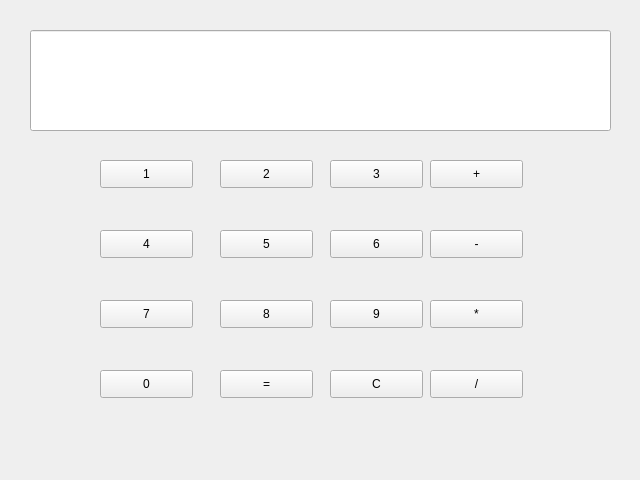
<?xml version="1.0" encoding="UTF-8"?>
<ui version="4.0">
 <class>Form</class>
 <widget class="QWidget" name="Form">
  <property name="geometry">
   <rect>
    <x>0</x>
    <y>0</y>
    <width>640</width>
    <height>480</height>
   </rect>
  </property>
  <property name="windowTitle">
   <string>Form</string>
  </property>
  <widget class="QLineEdit" name="lineEdit">
   <property name="geometry">
    <rect>
     <x>30</x>
     <y>30</y>
     <width>581</width>
     <height>101</height>
    </rect>
   </property>
  </widget>
  <widget class="QPushButton" name="pushButton">
   <property name="geometry">
    <rect>
     <x>100</x>
     <y>160</y>
     <width>93</width>
     <height>28</height>
    </rect>
   </property>
   <property name="text">
    <string>1</string>
   </property>
  </widget>
  <widget class="QPushButton" name="pushButton_2">
   <property name="geometry">
    <rect>
     <x>220</x>
     <y>160</y>
     <width>93</width>
     <height>28</height>
    </rect>
   </property>
   <property name="text">
    <string>2</string>
   </property>
  </widget>
  <widget class="QPushButton" name="pushButton_3">
   <property name="geometry">
    <rect>
     <x>330</x>
     <y>160</y>
     <width>93</width>
     <height>28</height>
    </rect>
   </property>
   <property name="text">
    <string>3</string>
   </property>
  </widget>
  <widget class="QPushButton" name="pushButton_4">
   <property name="geometry">
    <rect>
     <x>430</x>
     <y>160</y>
     <width>93</width>
     <height>28</height>
    </rect>
   </property>
   <property name="text">
    <string>+</string>
   </property>
  </widget>
  <widget class="QPushButton" name="pushButton_5">
   <property name="geometry">
    <rect>
     <x>220</x>
     <y>230</y>
     <width>93</width>
     <height>28</height>
    </rect>
   </property>
   <property name="text">
    <string>5</string>
   </property>
  </widget>
  <widget class="QPushButton" name="pushButton_6">
   <property name="geometry">
    <rect>
     <x>430</x>
     <y>230</y>
     <width>93</width>
     <height>28</height>
    </rect>
   </property>
   <property name="text">
    <string>-</string>
   </property>
  </widget>
  <widget class="QPushButton" name="pushButton_7">
   <property name="geometry">
    <rect>
     <x>330</x>
     <y>230</y>
     <width>93</width>
     <height>28</height>
    </rect>
   </property>
   <property name="text">
    <string>6</string>
   </property>
  </widget>
  <widget class="QPushButton" name="pushButton_8">
   <property name="geometry">
    <rect>
     <x>100</x>
     <y>230</y>
     <width>93</width>
     <height>28</height>
    </rect>
   </property>
   <property name="text">
    <string>4</string>
   </property>
  </widget>
  <widget class="QPushButton" name="pushButton_9">
   <property name="geometry">
    <rect>
     <x>220</x>
     <y>300</y>
     <width>93</width>
     <height>28</height>
    </rect>
   </property>
   <property name="text">
    <string>8</string>
   </property>
  </widget>
  <widget class="QPushButton" name="pushButton_10">
   <property name="geometry">
    <rect>
     <x>430</x>
     <y>300</y>
     <width>93</width>
     <height>28</height>
    </rect>
   </property>
   <property name="text">
    <string>*</string>
   </property>
  </widget>
  <widget class="QPushButton" name="pushButton_11">
   <property name="geometry">
    <rect>
     <x>330</x>
     <y>300</y>
     <width>93</width>
     <height>28</height>
    </rect>
   </property>
   <property name="text">
    <string>9</string>
   </property>
  </widget>
  <widget class="QPushButton" name="pushButton_12">
   <property name="geometry">
    <rect>
     <x>100</x>
     <y>300</y>
     <width>93</width>
     <height>28</height>
    </rect>
   </property>
   <property name="text">
    <string>7</string>
   </property>
  </widget>
  <widget class="QPushButton" name="pushButton_13">
   <property name="geometry">
    <rect>
     <x>220</x>
     <y>370</y>
     <width>93</width>
     <height>28</height>
    </rect>
   </property>
   <property name="text">
    <string>=</string>
   </property>
  </widget>
  <widget class="QPushButton" name="pushButton_14">
   <property name="geometry">
    <rect>
     <x>430</x>
     <y>370</y>
     <width>93</width>
     <height>28</height>
    </rect>
   </property>
   <property name="text">
    <string>/</string>
   </property>
  </widget>
  <widget class="QPushButton" name="pushButton_15">
   <property name="geometry">
    <rect>
     <x>330</x>
     <y>370</y>
     <width>93</width>
     <height>28</height>
    </rect>
   </property>
   <property name="text">
    <string>C</string>
   </property>
  </widget>
  <widget class="QPushButton" name="pushButton_16">
   <property name="geometry">
    <rect>
     <x>100</x>
     <y>370</y>
     <width>93</width>
     <height>28</height>
    </rect>
   </property>
   <property name="text">
    <string>0</string>
   </property>
  </widget>
 </widget>
 <resources/>
 <connections/>
</ui>
